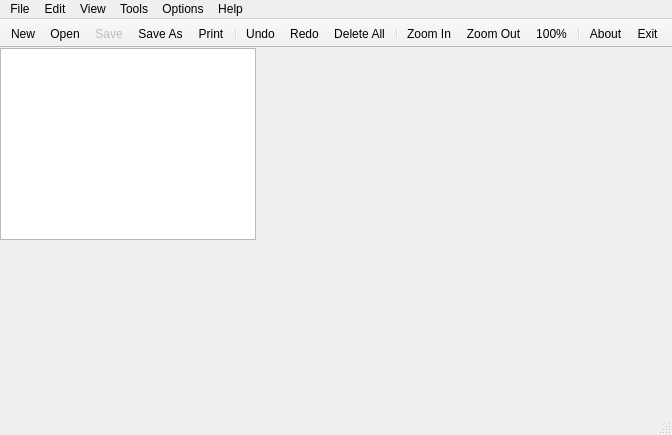
<?xml version="1.0" encoding="UTF-8"?>
<ui version="4.0">
 <class>QSimplePaintClass</class>
 <widget class="QMainWindow" name="QSimplePaintClass">
  <property name="geometry">
   <rect>
    <x>0</x>
    <y>0</y>
    <width>672</width>
    <height>435</height>
   </rect>
  </property>
  <property name="windowTitle">
   <string>untitled - QSimplePaint[*]</string>
  </property>
  <property name="windowIcon">
   <iconset>
    <normaloff>icon.ico</normaloff>icon.ico</iconset>
  </property>
  <widget class="QWidget" name="centralWidget">
   <widget class="QGraphicsView" name="graphicsView">
    <property name="geometry">
     <rect>
      <x>0</x>
      <y>0</y>
      <width>256</width>
      <height>192</height>
     </rect>
    </property>
    <property name="transformationAnchor">
     <enum>QGraphicsView::AnchorViewCenter</enum>
    </property>
   </widget>
  </widget>
  <widget class="QMenuBar" name="menuBar">
   <property name="geometry">
    <rect>
     <x>0</x>
     <y>0</y>
     <width>672</width>
     <height>21</height>
    </rect>
   </property>
   <widget class="QMenu" name="menuFile">
    <property name="title">
     <string>File</string>
    </property>
    <addaction name="actionNew"/>
    <addaction name="actionOpen"/>
    <addaction name="separator"/>
    <addaction name="actionSave"/>
    <addaction name="actionSaveAs"/>
    <addaction name="separator"/>
    <addaction name="actionPrint"/>
    <addaction name="separator"/>
    <addaction name="actionExit"/>
   </widget>
   <widget class="QMenu" name="menuEdit">
    <property name="title">
     <string>Edit</string>
    </property>
    <addaction name="actionUndo"/>
    <addaction name="actionRedo"/>
    <addaction name="separator"/>
    <addaction name="actionDeleteAll"/>
   </widget>
   <widget class="QMenu" name="menuTools">
    <property name="title">
     <string>Tools</string>
    </property>
    <addaction name="actionLine"/>
    <addaction name="actionEraser"/>
    <addaction name="actionRectangle"/>
    <addaction name="actionRectFill"/>
    <addaction name="actionRectRound"/>
    <addaction name="actionRectRoundFill"/>
    <addaction name="actionCircle"/>
    <addaction name="actionCircleFill"/>
   </widget>
   <widget class="QMenu" name="menuOptions">
    <property name="title">
     <string>Options</string>
    </property>
    <widget class="QMenu" name="menuLine_Thickness">
     <property name="title">
      <string>Line Thickness</string>
     </property>
     <addaction name="actionLineWidth1"/>
     <addaction name="actionLineWidth2"/>
     <addaction name="actionLineWidth3"/>
     <addaction name="actionLineWidth4"/>
     <addaction name="actionLineWidth5"/>
    </widget>
    <widget class="QMenu" name="menuLine_Style">
     <property name="title">
      <string>Line Style</string>
     </property>
     <addaction name="actionSolidLine"/>
     <addaction name="actionDash"/>
     <addaction name="actionDot"/>
     <addaction name="actionDashDot"/>
     <addaction name="actionDashDotDot"/>
    </widget>
    <widget class="QMenu" name="menuBrush_Style">
     <property name="title">
      <string>Brush Style</string>
     </property>
     <addaction name="actionSolidBrush"/>
     <addaction name="actionExtremelyDense"/>
     <addaction name="actionVeryDense"/>
     <addaction name="actionSomewhatDense"/>
     <addaction name="actionHalfDense"/>
     <addaction name="actionSomewhatSparse"/>
     <addaction name="actionVerySparse"/>
     <addaction name="actionExtremelySparse"/>
     <addaction name="separator"/>
     <addaction name="actionHorizontalLines"/>
     <addaction name="actionVerticalLines"/>
     <addaction name="actionSquares"/>
     <addaction name="actionBackwardDiagonals"/>
     <addaction name="actionForwardDiagonals"/>
     <addaction name="actionCrossedDiagonals"/>
    </widget>
    <widget class="QMenu" name="menuColor">
     <property name="title">
      <string>Color</string>
     </property>
     <addaction name="actionBorderColor"/>
     <addaction name="actionBrushColor"/>
    </widget>
    <addaction name="menuColor"/>
    <addaction name="menuLine_Thickness"/>
    <addaction name="menuLine_Style"/>
    <addaction name="menuBrush_Style"/>
   </widget>
   <widget class="QMenu" name="menuView">
    <property name="title">
     <string>View</string>
    </property>
    <addaction name="actionMainToolbar"/>
    <addaction name="actionPaintToolbar"/>
    <addaction name="separator"/>
    <addaction name="actionZoomIn"/>
    <addaction name="actionZoomOut"/>
    <addaction name="actionZoomOriginal"/>
   </widget>
   <widget class="QMenu" name="menuHelp">
    <property name="title">
     <string>Help</string>
    </property>
    <addaction name="actionAbout"/>
    <addaction name="actionAboutQt"/>
   </widget>
   <addaction name="menuFile"/>
   <addaction name="menuEdit"/>
   <addaction name="menuView"/>
   <addaction name="menuTools"/>
   <addaction name="menuOptions"/>
   <addaction name="menuHelp"/>
  </widget>
  <widget class="QToolBar" name="mainToolBar">
   <property name="windowTitle">
    <string>Main Toolbar</string>
   </property>
   <property name="movable">
    <bool>false</bool>
   </property>
   <property name="allowedAreas">
    <set>Qt::TopToolBarArea</set>
   </property>
   <attribute name="toolBarArea">
    <enum>TopToolBarArea</enum>
   </attribute>
   <attribute name="toolBarBreak">
    <bool>false</bool>
   </attribute>
   <addaction name="actionNew"/>
   <addaction name="actionOpen"/>
   <addaction name="actionSave"/>
   <addaction name="actionSaveAs"/>
   <addaction name="actionPrint"/>
   <addaction name="separator"/>
   <addaction name="actionUndo"/>
   <addaction name="actionRedo"/>
   <addaction name="actionDeleteAll"/>
   <addaction name="separator"/>
   <addaction name="actionZoomIn"/>
   <addaction name="actionZoomOut"/>
   <addaction name="actionZoomOriginal"/>
   <addaction name="separator"/>
   <addaction name="actionAbout"/>
   <addaction name="actionExit"/>
  </widget>
  <widget class="QStatusBar" name="statusBar"/>
  <action name="actionNew">
   <property name="icon">
    <iconset resource="qsimplepaint.qrc">
     <normaloff>:/QSimplePaint/Resources/1286528461_picture_add.png</normaloff>:/QSimplePaint/Resources/1286528461_picture_add.png</iconset>
   </property>
   <property name="text">
    <string>New...</string>
   </property>
   <property name="shortcut">
    <string>Ctrl+N</string>
   </property>
  </action>
  <action name="actionOpen">
   <property name="icon">
    <iconset resource="qsimplepaint.qrc">
     <normaloff>:/QSimplePaint/Resources/1286528499_folder_picture.png</normaloff>:/QSimplePaint/Resources/1286528499_folder_picture.png</iconset>
   </property>
   <property name="text">
    <string>Open...</string>
   </property>
   <property name="shortcut">
    <string>Ctrl+O</string>
   </property>
  </action>
  <action name="actionSave">
   <property name="enabled">
    <bool>false</bool>
   </property>
   <property name="icon">
    <iconset resource="qsimplepaint.qrc">
     <normaloff>:/QSimplePaint/Resources/picture_save.png</normaloff>:/QSimplePaint/Resources/picture_save.png</iconset>
   </property>
   <property name="text">
    <string>Save</string>
   </property>
   <property name="shortcut">
    <string>Ctrl+S</string>
   </property>
  </action>
  <action name="actionSaveAs">
   <property name="enabled">
    <bool>true</bool>
   </property>
   <property name="icon">
    <iconset resource="qsimplepaint.qrc">
     <normaloff>:/QSimplePaint/Resources/1286994429_picture_saveas.png</normaloff>:/QSimplePaint/Resources/1286994429_picture_saveas.png</iconset>
   </property>
   <property name="text">
    <string>Save As...</string>
   </property>
   <property name="shortcut">
    <string>Ctrl+Alt+S</string>
   </property>
  </action>
  <action name="actionPrint">
   <property name="icon">
    <iconset resource="qsimplepaint.qrc">
     <normaloff>:/QSimplePaint/Resources/1286994517_print_32.png</normaloff>:/QSimplePaint/Resources/1286994517_print_32.png</iconset>
   </property>
   <property name="text">
    <string>Print...</string>
   </property>
   <property name="shortcut">
    <string>Ctrl+P</string>
   </property>
  </action>
  <action name="actionExit">
   <property name="icon">
    <iconset resource="qsimplepaint.qrc">
     <normaloff>:/QSimplePaint/Resources/1286527884_Exit.png</normaloff>:/QSimplePaint/Resources/1286527884_Exit.png</iconset>
   </property>
   <property name="text">
    <string>Exit</string>
   </property>
   <property name="menuRole">
    <enum>QAction::QuitRole</enum>
   </property>
  </action>
  <action name="actionUndo">
   <property name="icon">
    <iconset resource="qsimplepaint.qrc">
     <normaloff>:/QSimplePaint/Resources/1286992397_picture_go1.png</normaloff>:/QSimplePaint/Resources/1286992397_picture_go1.png</iconset>
   </property>
   <property name="text">
    <string>Undo</string>
   </property>
   <property name="shortcut">
    <string>Ctrl+Z</string>
   </property>
  </action>
  <action name="actionRedo">
   <property name="icon">
    <iconset resource="qsimplepaint.qrc">
     <normaloff>:/QSimplePaint/Resources/1286528508_picture_go.png</normaloff>:/QSimplePaint/Resources/1286528508_picture_go.png</iconset>
   </property>
   <property name="text">
    <string>Redo</string>
   </property>
   <property name="shortcut">
    <string>Ctrl+Y</string>
   </property>
  </action>
  <action name="actionDeleteAll">
   <property name="icon">
    <iconset resource="qsimplepaint.qrc">
     <normaloff>:/QSimplePaint/Resources/1286528428_picture_delete.png</normaloff>:/QSimplePaint/Resources/1286528428_picture_delete.png</iconset>
   </property>
   <property name="text">
    <string>Delete All</string>
   </property>
   <property name="shortcut">
    <string>Shift+Del</string>
   </property>
  </action>
  <action name="actionLine">
   <property name="checkable">
    <bool>true</bool>
   </property>
   <property name="checked">
    <bool>true</bool>
   </property>
   <property name="icon">
    <iconset resource="qsimplepaint.qrc">
     <normaloff>:/QSimplePaint/Resources/stock_draw-line.png</normaloff>:/QSimplePaint/Resources/stock_draw-line.png</iconset>
   </property>
   <property name="text">
    <string>Line</string>
   </property>
  </action>
  <action name="actionRectangle">
   <property name="checkable">
    <bool>true</bool>
   </property>
   <property name="icon">
    <iconset resource="qsimplepaint.qrc">
     <normaloff>:/QSimplePaint/Resources/1286527722_stock_draw-rectangle-unfilled.png</normaloff>:/QSimplePaint/Resources/1286527722_stock_draw-rectangle-unfilled.png</iconset>
   </property>
   <property name="text">
    <string>Rectangle</string>
   </property>
  </action>
  <action name="actionRectFill">
   <property name="checkable">
    <bool>true</bool>
   </property>
   <property name="icon">
    <iconset resource="qsimplepaint.qrc">
     <normaloff>:/QSimplePaint/Resources/1286527727_stock_draw-rectangle.png</normaloff>:/QSimplePaint/Resources/1286527727_stock_draw-rectangle.png</iconset>
   </property>
   <property name="text">
    <string>Rect Fill</string>
   </property>
  </action>
  <action name="actionRectRound">
   <property name="checkable">
    <bool>true</bool>
   </property>
   <property name="icon">
    <iconset resource="qsimplepaint.qrc">
     <normaloff>:/QSimplePaint/Resources/stock_draw-rounded-rectangle-unfilled.png</normaloff>:/QSimplePaint/Resources/stock_draw-rounded-rectangle-unfilled.png</iconset>
   </property>
   <property name="text">
    <string>Rect Round</string>
   </property>
  </action>
  <action name="actionRectRoundFill">
   <property name="checkable">
    <bool>true</bool>
   </property>
   <property name="icon">
    <iconset resource="qsimplepaint.qrc">
     <normaloff>:/QSimplePaint/Resources/stock_draw-rounded-rectangle.png</normaloff>:/QSimplePaint/Resources/stock_draw-rounded-rectangle.png</iconset>
   </property>
   <property name="text">
    <string>Rect Round Fill</string>
   </property>
  </action>
  <action name="actionCircle">
   <property name="checkable">
    <bool>true</bool>
   </property>
   <property name="icon">
    <iconset resource="qsimplepaint.qrc">
     <normaloff>:/QSimplePaint/Resources/stock_draw-ellipse-unfilled.png</normaloff>:/QSimplePaint/Resources/stock_draw-ellipse-unfilled.png</iconset>
   </property>
   <property name="text">
    <string>Circle</string>
   </property>
  </action>
  <action name="actionCircleFill">
   <property name="checkable">
    <bool>true</bool>
   </property>
   <property name="icon">
    <iconset resource="qsimplepaint.qrc">
     <normaloff>:/QSimplePaint/Resources/stock_draw-ellipse.png</normaloff>:/QSimplePaint/Resources/stock_draw-ellipse.png</iconset>
   </property>
   <property name="text">
    <string>Circle Fill</string>
   </property>
  </action>
  <action name="actionLineWidth1">
   <property name="checkable">
    <bool>true</bool>
   </property>
   <property name="checked">
    <bool>true</bool>
   </property>
   <property name="text">
    <string>1</string>
   </property>
  </action>
  <action name="actionLineWidth2">
   <property name="checkable">
    <bool>true</bool>
   </property>
   <property name="text">
    <string>2</string>
   </property>
  </action>
  <action name="actionLineWidth3">
   <property name="checkable">
    <bool>true</bool>
   </property>
   <property name="text">
    <string>3</string>
   </property>
  </action>
  <action name="actionLineWidth4">
   <property name="checkable">
    <bool>true</bool>
   </property>
   <property name="text">
    <string>4</string>
   </property>
  </action>
  <action name="actionLineWidth5">
   <property name="checkable">
    <bool>true</bool>
   </property>
   <property name="text">
    <string>5</string>
   </property>
  </action>
  <action name="actionSolidLine">
   <property name="checkable">
    <bool>true</bool>
   </property>
   <property name="checked">
    <bool>true</bool>
   </property>
   <property name="text">
    <string>Solid</string>
   </property>
  </action>
  <action name="actionDash">
   <property name="checkable">
    <bool>true</bool>
   </property>
   <property name="text">
    <string>Dash</string>
   </property>
  </action>
  <action name="actionMainToolbar">
   <property name="checkable">
    <bool>true</bool>
   </property>
   <property name="checked">
    <bool>true</bool>
   </property>
   <property name="enabled">
    <bool>true</bool>
   </property>
   <property name="text">
    <string>Main Toolbar</string>
   </property>
  </action>
  <action name="actionPaintToolbar">
   <property name="checkable">
    <bool>true</bool>
   </property>
   <property name="checked">
    <bool>true</bool>
   </property>
   <property name="enabled">
    <bool>true</bool>
   </property>
   <property name="text">
    <string>Paint Toolbar</string>
   </property>
  </action>
  <action name="actionAbout">
   <property name="icon">
    <iconset resource="qsimplepaint.qrc">
     <normaloff>:/QSimplePaint/Resources/1286995465_report_picture.png</normaloff>:/QSimplePaint/Resources/1286995465_report_picture.png</iconset>
   </property>
   <property name="text">
    <string>About</string>
   </property>
   <property name="menuRole">
    <enum>QAction::AboutRole</enum>
   </property>
  </action>
  <action name="actionAboutQt">
   <property name="text">
    <string>About Qt</string>
   </property>
   <property name="menuRole">
    <enum>QAction::AboutQtRole</enum>
   </property>
  </action>
  <action name="actionZoomIn">
   <property name="icon">
    <iconset resource="qsimplepaint.qrc">
     <normaloff>:/QSimplePaint/Resources/zoomin.png</normaloff>:/QSimplePaint/Resources/zoomin.png</iconset>
   </property>
   <property name="text">
    <string>Zoom In</string>
   </property>
   <property name="shortcut">
    <string>Alt++</string>
   </property>
  </action>
  <action name="actionZoomOut">
   <property name="icon">
    <iconset resource="qsimplepaint.qrc">
     <normaloff>:/QSimplePaint/Resources/zoomout.png</normaloff>:/QSimplePaint/Resources/zoomout.png</iconset>
   </property>
   <property name="text">
    <string>Zoom Out</string>
   </property>
   <property name="shortcut">
    <string>Alt+-</string>
   </property>
  </action>
  <action name="actionZoomOriginal">
   <property name="icon">
    <iconset resource="qsimplepaint.qrc">
     <normaloff>:/QSimplePaint/Resources/1286995080_Zoom.png</normaloff>:/QSimplePaint/Resources/1286995080_Zoom.png</iconset>
   </property>
   <property name="text">
    <string>100%</string>
   </property>
   <property name="shortcut">
    <string>Alt+0</string>
   </property>
  </action>
  <action name="actionEraser">
   <property name="checkable">
    <bool>true</bool>
   </property>
   <property name="icon">
    <iconset resource="qsimplepaint.qrc">
     <normaloff>:/QSimplePaint/Resources/eraser_minus.png</normaloff>:/QSimplePaint/Resources/eraser_minus.png</iconset>
   </property>
   <property name="text">
    <string>Eraser</string>
   </property>
  </action>
  <action name="actionDot">
   <property name="checkable">
    <bool>true</bool>
   </property>
   <property name="text">
    <string>Dot</string>
   </property>
  </action>
  <action name="actionDashDot">
   <property name="checkable">
    <bool>true</bool>
   </property>
   <property name="text">
    <string>Dash-Dot</string>
   </property>
  </action>
  <action name="actionDashDotDot">
   <property name="checkable">
    <bool>true</bool>
   </property>
   <property name="text">
    <string>Dash-Dot-Dot</string>
   </property>
  </action>
  <action name="actionSolidBrush">
   <property name="checkable">
    <bool>true</bool>
   </property>
   <property name="checked">
    <bool>true</bool>
   </property>
   <property name="text">
    <string>Solid</string>
   </property>
  </action>
  <action name="actionExtremelyDense">
   <property name="checkable">
    <bool>true</bool>
   </property>
   <property name="text">
    <string>Extremely Dense</string>
   </property>
  </action>
  <action name="actionVeryDense">
   <property name="checkable">
    <bool>true</bool>
   </property>
   <property name="text">
    <string>Very Dense</string>
   </property>
  </action>
  <action name="actionSomewhatDense">
   <property name="checkable">
    <bool>true</bool>
   </property>
   <property name="text">
    <string>Somewhat Dense</string>
   </property>
  </action>
  <action name="actionHalfDense">
   <property name="checkable">
    <bool>true</bool>
   </property>
   <property name="text">
    <string>Half Dense</string>
   </property>
  </action>
  <action name="actionSomewhatSparse">
   <property name="checkable">
    <bool>true</bool>
   </property>
   <property name="text">
    <string>Somewhat Sparse</string>
   </property>
  </action>
  <action name="actionVerySparse">
   <property name="checkable">
    <bool>true</bool>
   </property>
   <property name="text">
    <string>Very Sparse</string>
   </property>
  </action>
  <action name="actionExtremelySparse">
   <property name="checkable">
    <bool>true</bool>
   </property>
   <property name="text">
    <string>Extremely Sparse</string>
   </property>
  </action>
  <action name="actionHorizontalLines">
   <property name="checkable">
    <bool>true</bool>
   </property>
   <property name="text">
    <string>Horizontal Lines</string>
   </property>
  </action>
  <action name="actionVerticalLines">
   <property name="checkable">
    <bool>true</bool>
   </property>
   <property name="text">
    <string>Vertical Lines</string>
   </property>
  </action>
  <action name="actionSquares">
   <property name="checkable">
    <bool>true</bool>
   </property>
   <property name="text">
    <string>Squares</string>
   </property>
  </action>
  <action name="actionForwardDiagonals">
   <property name="checkable">
    <bool>true</bool>
   </property>
   <property name="text">
    <string>Forward Diagonals</string>
   </property>
  </action>
  <action name="actionBackwardDiagonals">
   <property name="checkable">
    <bool>true</bool>
   </property>
   <property name="text">
    <string>Backward Diagonals</string>
   </property>
  </action>
  <action name="actionCrossedDiagonals">
   <property name="checkable">
    <bool>true</bool>
   </property>
   <property name="text">
    <string>Crossed Diagonals</string>
   </property>
  </action>
  <action name="actionBorderColor">
   <property name="text">
    <string>Border Color...</string>
   </property>
  </action>
  <action name="actionBrushColor">
   <property name="enabled">
    <bool>false</bool>
   </property>
   <property name="text">
    <string>Brush Color...</string>
   </property>
  </action>
 </widget>
 <layoutdefault spacing="6" margin="11"/>
 <resources>
  <include location="qsimplepaint.qrc"/>
 </resources>
 <connections>
  <connection>
   <sender>actionMainToolbar</sender>
   <signal>toggled(bool)</signal>
   <receiver>mainToolBar</receiver>
   <slot>setVisible(bool)</slot>
   <hints>
    <hint type="sourcelabel">
     <x>-1</x>
     <y>-1</y>
    </hint>
    <hint type="destinationlabel">
     <x>299</x>
     <y>26</y>
    </hint>
   </hints>
  </connection>
  <connection>
   <sender>actionExit</sender>
   <signal>triggered()</signal>
   <receiver>QSimplePaintClass</receiver>
   <slot>close()</slot>
   <hints>
    <hint type="sourcelabel">
     <x>-1</x>
     <y>-1</y>
    </hint>
    <hint type="destinationlabel">
     <x>299</x>
     <y>199</y>
    </hint>
   </hints>
  </connection>
 </connections>
</ui>
